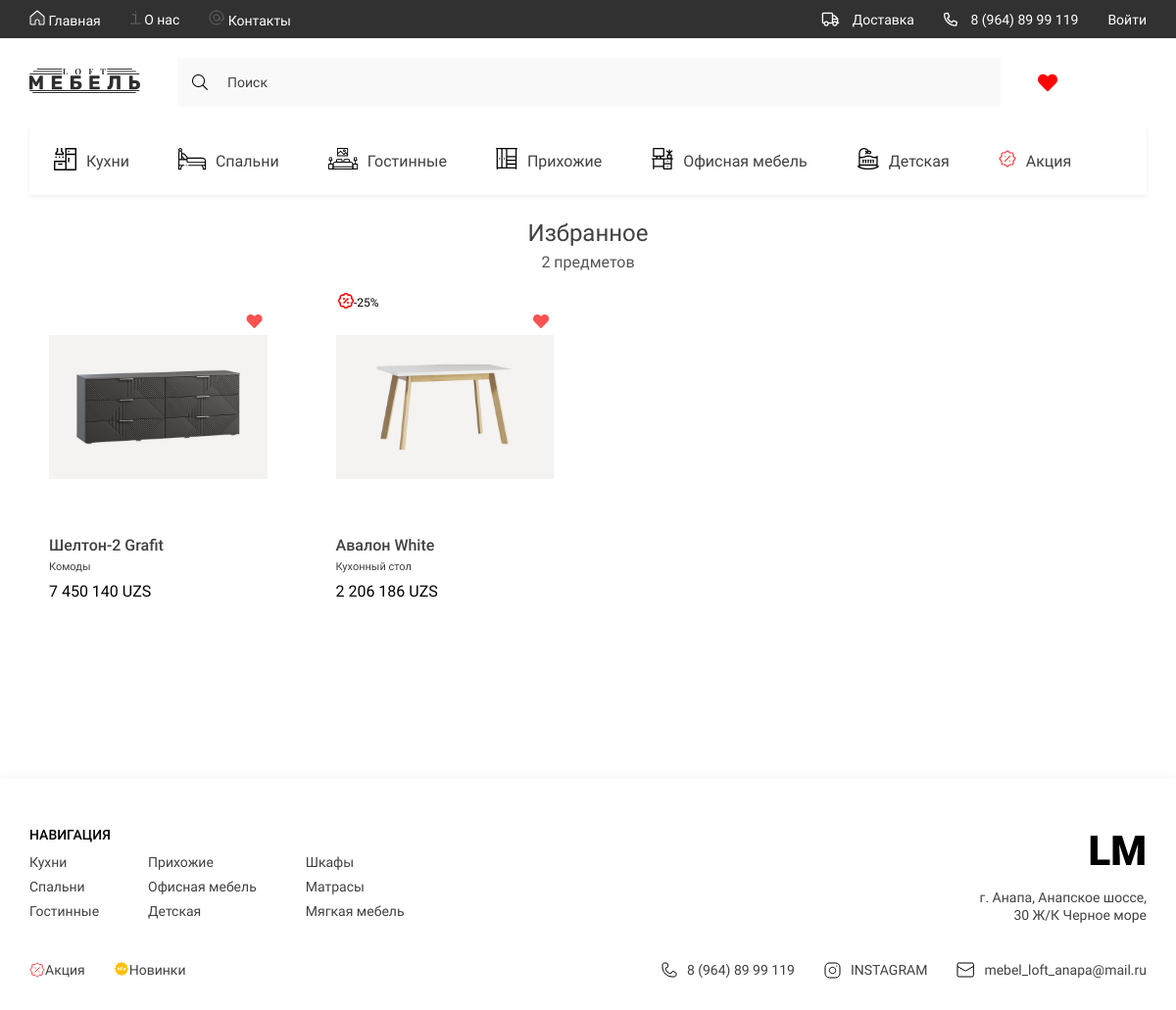
Screenshot of /favourites/ with the database file from the repository.
### goods/models.py (models this page shows, shortened)
class Category(models.Model):
    title = models.CharField(max_length=150, verbose_name='Название категории')
    parent = models.ForeignKey('self', on_delete=models.CASCADE, related_name='subcategories', blank=True, null=True)
    slug = models.SlugField(unique=True)
    image = models.FileField(upload_to='icons/categories/', verbose_name='Иконка категории', blank=True, null=True)
    def get_absolute_url(self):
        return reverse("goods:catalog", kwargs={"category_slug": self.slug})
    def __str__(self):
        return self.title
    class Meta:
        verbose_name = 'Категорию'
        verbose_name_plural = 'Категории'

class Product(models.Model):
    title = models.CharField(max_length=150, verbose_name='Название товара')
    slug = models.SlugField(unique=True)
    category = models.ForeignKey(Category, on_delete=models.CASCADE, verbose_name='Категория товара')
    description = models.TextField(verbose_name='Описание товара')
    price = models.DecimalField(default=0.00, max_digits=10, decimal_places=0, verbose_name='Цена товара')
    discount = models.DecimalField(default=0.00, max_digits=4, decimal_places=2, verbose_name='Скидка на товар')
    quantity = models.PositiveIntegerField(default=0, verbose_name='Товара в наличии')
    size = models.CharField(max_length=130, verbose_name='Размер товара')
    color_name_ru = models.CharField(default='Белый', verbose_name='Цвет товара ru', max_length=150)
    color_name_en = models.CharField(default='White', verbose_name='Цвет товара en', max_length=150)
    color_code = models.CharField(default='#FFFFFF', verbose_name='Код цвета товара', max_length=10)
    rating = models.DecimalField(default=0.0, max_digits=2, decimal_places=1, verbose_name='Рейтинг товара')
    def get_absolute_url(self):
        return reverse("goods:product", kwargs={"product_slug": self.slug})
    class Meta:
        verbose_name = 'Товар'
        verbose_name_plural = 'Товары'
        ordering = ('-id',)
    def get_product_image(self):
        if self.images:
            return self.images.all().first().image.url
        else:
            return None
    def sell_price(self):
        if self.discount:
            return round(self.price - self.price*self.discount/100)
        else:
            return self.price

class ProductImage(models.Model):
    image = models.ImageField(upload_to='products/', verbose_name='Фото товара')
    product = models.ForeignKey(Product, on_delete=models.CASCADE, verbose_name='Товар', related_name='images')
    class Meta:
        verbose_name = 'Фото товара'
        verbose_name_plural = 'Фото товара'

### favourites/templatetags/fav_tags.py (called while the page is built)
@register.simple_tag()
def get_fav_products(request):
    if request.user.is_authenticated:
        products = Favourite.objects.filter(user=request.user)
        return [i.product for i in products]
    if not request.session.session_key:
        request.session.create()
    products = Favourite.objects.filter(session_key=request.session.session_key)
    return [i.product for i in products]

### goods/templatetags/loft_tags.py (called while the page is built)
@register.simple_tag()
def get_categories():
    return Category.objects.filter(parent=None)

@register.simple_tag()
def get_normal_price(sell_price):
    return f"{int(sell_price):_}".replace("_", " ")

@register.simple_tag()
def get_normal_size(product_size):
    musor = ['Длина', 'Ширина', 'Высота']
    lst = ' '.join([i for i in product_size.split(' ') if i not in musor])
    return lst.replace('см', 'СМ')

@register.simple_tag()
def get_card_size(product_size):
    lst = get_normal_size(product_size).replace(' СМ', '').replace(' х ', ' ').split(' ')
    return lst

@register.simple_tag()
def get_user_cart_products(request):
    if request.user.is_authenticated:
        carts =  request.user.carts.all()
        return [i.product for i in carts]
    else:
        carts = Cart.objects.filter(session_key=request.session.session_key)
        return [i.product for i in carts]

### favourites/templates/favourites/favourites.html (shortened to what this page needs)
{% extends "base.html" %}
{% load fav_tags %}
{% block content %}
{% get_fav_products request as favs %}
<main class="main">
    <div class="container">
        <div class="favorites">
            <div class="favorites__txt" style="display: flex; flex-direction: column; align-items: center; justify-content: center; text-align: center; gap: 10px;">
                <h2 class="favorites__title" style="font-size: 24px; margin: 0;">Избранное</h2>
                <span class="favorites__title-count" style="font-size: 16px; color: #555;"><span>{{ favs|length }}</span> предметов</span>
            </div>
            <div class="products__content">
                {% for product in favs %}
                {% include 'home/components/_card.html' %}
                {% endfor %}
            </div>
        </div>
    </div>
</main>
{% endblock content %}

### templates/base.html (shortened to what this page needs)
{% load static %}
{% load loft_tags %}
{% load fav_tags %}
<!DOCTYPE html>
<html lang="ru">
<head>
    {% include 'components_base/_styles.html' %}
</head>
<body>
    <nav class="nav">
        <div class="container _nav">
            <div class="nav__content">
                <ul class="nav__list">
                    <li>
                        <a href="{% url "home:index" %}" class="nav__list-links">
                            <img src={% static "base/assets/icons/home.svg" %} alt="home">
                            Главная
                        </a>
                    </li>
                    <li>
                        <a href="{% url "home:about" %}" class="nav__list-links">
                            <img src={% static "base/assets/icons/aboute.svg" %} alt="aboute">
                            О нас
                        </a>
                    </li>
                    <li>
                        <a href="{% url "home:contact" %}" class="nav__list-links">
                            <img src={% static "base/assets/icons/contacts.svg" %} alt="contacts">
                            Контакты
                        </a>
                    </li>
                </ul>
                <ul class="nav__contacts">
                    <li>
                        <a href="{% url 'home:about' %}" class="nav__contacts-links">
                           <i class="far fa-truck"></i>
                           Доставка
                       </a>
                   </li>
                    <li>
                        <a href="tel:89648999119" class="nav__contacts-links">
                            <i class="far fa-phone-alt"></i>
                            8 (964) 89 99 119
                        </a>
                    </li>
                    {% if not request.user.is_authenticated %}
                    <a href="{% url "users:login" %}" class="nav__contacts-links">
                        Войти
                        </a>
                   {% else %}
                   <a href="{% url "users:logout" %}" class="nav__contacts-links">
                    Выход
                    </a>
                   {% endif %}
                </ul>
            </div>
        </div>
    </nav>
    <div class="wrapper">
        <header class="header">
            <div class="container">
                <div class="header__content">
                    <div class="header__bar">
                        <a href="{% url "home:index" %}" class="logo">
                            <img src={% static 'base/assets/icons/LOGO.svg' %} alt="logo">
                        </a>
                        <form class="header__search" action="{% url 'goods:search' %}" method="get">
                            <i class="fal fa-search"></i>
                            <input type="search" class="header__search-txt" placeholder="Поиск" name="q">
                        </form>
                        <ul class="header__list">
                            <li>
                               <a href="{% url "favourites:favourites" %}" class="header__list-item
                            {% if 'favourites' in request.path %}active{% endif %}" id="_heart" >
                                </a>
                            </li>
                            <li>
                                <a href="{% url 'carts:cart' %}" class="header__list-item" id="_bag">
                                </a>
                            </li>
                            <li>
                                <a href="{% url 'users:profile' %}" class="header__list-item" id="_profile">
                                </a>
                            </li>
                        </ul>
                    </div>
                    <ul class="header__list _categories">
                        {% get_categories as categories %}
                        {% for category in categories|slice:":7" %}
                        <li>
                            <a href={{ category.get_absolute_url }} class="header__list-links">
                                <span class="header__list-img">
                                    {% if category.image %}
                                    <img src="{{ category.image.url }}" alt="icons">
                                    {% endif %}
                                </span>
                                {{ category.title }}
                            </a>
                        </li>
                        {% endfor %}
                    </ul>
                </div>
            </div>
        </header>
        {% block content %}
        {% endblock content %}
        {% include "layout/_footer.html" %}
    </div>
</body>
</html>

### home/templates/home/components/_card.html (shortened to what this page needs)
{% load static %}
{% load loft_tags %}
{% load fav_tags %}
{% get_fav_products request as favs %}
<div class="products__item ">
    {% if product.discount %}
    <span class="discount" style="font-size: 12px;">
        <i class="far fa-badge-percent" style="
        color: red; font-size: 16px; position: absolute;
         top: 10px; right: 220px; width: 20px; height: auto; z-index: 2;"><span style="color: black; font-size: 12px">-25%</span></i>
    </span>
    {% endif %}
    <a href="{% url 'favourites:add_fav' product.slug %}" class="products__item-heart {% if product in favs %}active{% endif %}"></a>
    <a href="{{ product.get_absolute_url }}"> <img src={{ product.get_product_image }} alt=""
            class="products__item-img"></a>
    <div class="products__item-text">
        <h3 class="products__item-title">
            {% autoescape off %}
            {% if product.headline %}{{ product.headline }} {{ product.color_name_en }}
            {% else %}
            {{ product.title }} {{ product.color_name_en }}{% endif %}</h3>
            {% endautoescape %}
        <div class="products__item-desrc">
            {% autoescape off %}
            {% if product.bodyline %}{{ product.bodyline }} {{ product.color_name_en }}
            {% else %}
            {{ product.category }}{% endif %}
            {% endautoescape %}
        </div>
        <div class="products__item-price">{% get_normal_price product.sell_price %} UZS</div>
    </div>
</div>

### templates/layout/_footer.html
{% load static %}
{% load loft_tags %}
<footer class="footer">
    <div class="container">
        <div class="footer__content">
            <div class="footer__navigate">
                <div class="footer__navigate-part">
                    <h2 class="footer__navigate-title">НАВИГАЦИЯ</h2>
                    <div class="footer__navigate-lists">
                        <ul class="footer__navigate-list">
                            {% for category in categories|slice:":3" %}
                            <li><a href="{{ category.get_absolute_url }}" class="footer__navigate-links">{{ category.title }}</a></li>
                            {% endfor %}
                        </ul>
                        <ul class="footer__navigate-list">
                            {% for category in categories|slice:"3:6" %}
                            <li><a href="{{ category.get_absolute_url }}" class="footer__navigate-links">{{ category.title }}</a></li>
                            {% endfor %}
                        </ul>
                        <ul class="footer__navigate-list">
                            {% for category in categories|slice:"8:11" %}
                            <li><a href="{{ category.get_absolute_url }}" class="footer__navigate-links">{{ category.title }}</a></li>
                            {% endfor %}
                        </ul>
                    </div>
                </div>
                <div class="footer__navigate-part _right">
                    <a href="{% url "home:index" %}" class="footer__logo">LM</a>
                    <p class="footer__adress">г. Анапа, Анапское шоссе, 30 Ж/К Черное море</p>
                </div>
            </div>
            <div class="footer__social">
                <ul class="footer__navigate-list _short">
                    {% for category in categories|slice:"6:8" %}
                    <img src={{ category.image.url }} alt="icons"><li><a href="{{ category.get_absolute_url }}" class="footer__navigate-links">{{ category.title }}</a></li>
                    {% endfor %}
                </ul>
                <ul class="footer__social-list">
                    <li>
                        <a href="tel:89648999119" class="footer__social-links">
                            <img src={% static 'base/assets/icons/phone.svg' %} alt="phone">
                            8 (964) 89 99 119
                        </a>
                    </li>
                    <li>
                        <a href="https://www.instagram.com/" target="_blank" class="footer__social-links">
                            <img src={% static 'base/assets/icons/inst.svg' %} alt="insta">
                            INSTAGRAM
                        </a>
                    </li>
                    <li>
                        <a href="mailto:mebel_loft_anapa@mail.ru" target="_blank" class="footer__social-links">
                            <img src={% static 'base/assets/icons/mail.svg' %} alt="mail">
                            mebel_loft_anapa@mail.ru
                        </a>
                    </li>
                </ul>
            </div>
        </div>
    </div>
</footer>

### rows the page displays
Category: image (picture), title "Кухни"
Category: image (picture), title "Спальни"
Category: image (picture), title "Гостинные"
Category: image (picture), title "Прихожие"
Category: image (picture), title "Офисная мебель"
Category: image (picture), title "Детская"
Category: image (picture), title "Акция"
Product: get_product_image (picture), title "Шелтон-2", color_name_en "Grafit", category "Комоды", discount+price "7 450 140"
Product: shows "-25%", get_product_image (picture), title "Авалон", color_name_en "White", category "Кухонный стол", discount+price "2 206 186"
Category: title "Шкафы"
Category: title "Матрасы"
Category: title "Мягкая мебель"
Category: image (picture), title "Новинки"

### other values shown
{{ favs|length }} "2"
